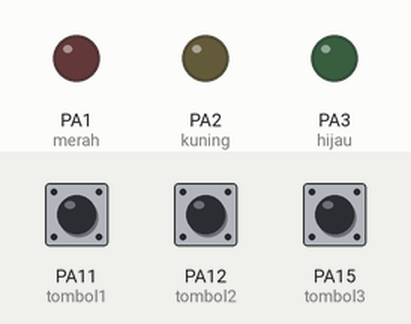
This sketch was run on a simulated STM32 Blue Pill. Shown: output pins drawn as LEDs (lit = HIGH). The test bench sets the inputs (shaded band); at power-on: PA11 (tombol1) LOW, PA12 (tombol2) LOW, PA15 (tombol3) LOW. What the sketch prints to the serial monitor is not drawn.

Above: at 1.2 s.
1.3 s: PA11 (tombol1) pulled HIGH for 0.15 s
At 1.37 s:
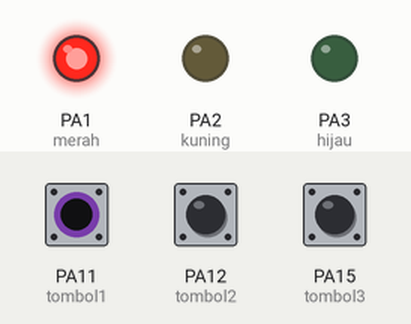
2.9 s: PA12 (tombol2) pulled HIGH for 0.15 s
At 2.97 s:
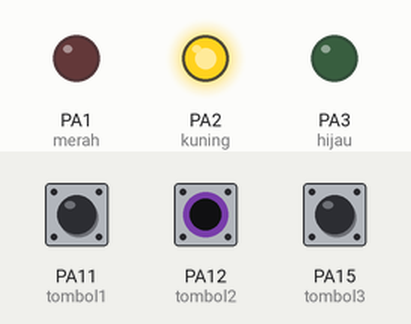
4.5 s: PA15 (tombol3) pulled HIGH for 0.15 s
At 4.57 s:
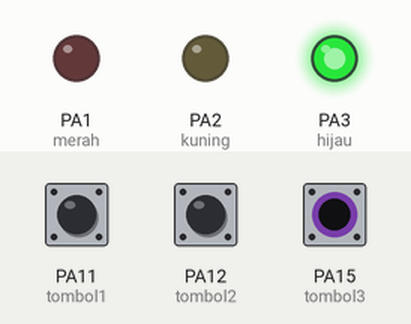
6.1 s: PA15 (tombol3) pulled HIGH for 3.2 s
At 10.1 s:
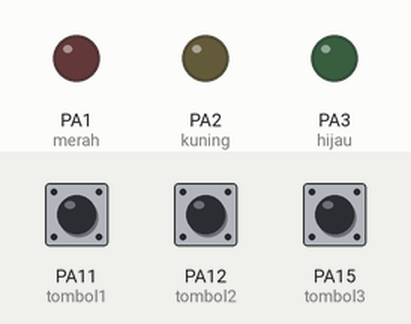
10.8 s: PA11 (tombol1) pulled HIGH for 3.2 s
At 11.2 s:
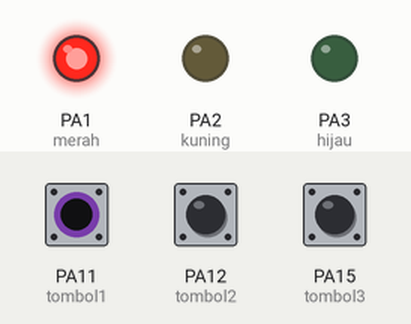
15.5 s: PA11 (tombol1) driven HIGH and PA15 (tombol3) driven HIGH
At 16.0 s:
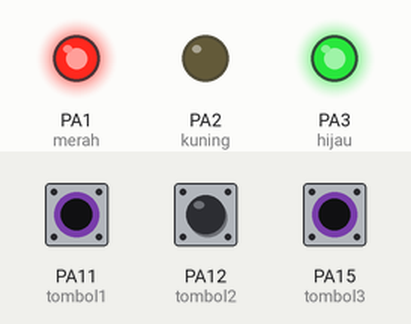
Timing chart, 0 to 18.0 s (numbered marks = the images above; inputs shaded):
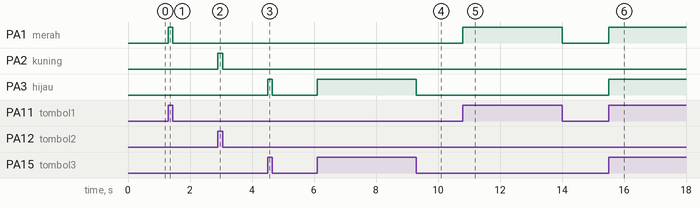

Measured:
- after the input at 1.3 s, PA1 (merah): LOW → HIGH at once, → LOW 0.15 s later
- after the input at 2.9 s, PA2 (kuning): LOW → HIGH at once, → LOW 0.15 s later
- after the input at 4.5 s, PA3 (hijau): LOW → HIGH at once, → LOW 0.15 s later
- after the input at 6.1 s, PA3 (hijau): LOW → HIGH at once, → LOW 3.2 s later
- after the input at 10.8 s, PA1 (merah): LOW → HIGH at once, → LOW 3.2 s later
- after the input at 15.5 s, PA1 (merah), PA3 (hijau): LOW → HIGH at once

The sketch:

STM32_LED.ino
```cpp
//INISIALISASI
int tombol1=PA11; //TOMBOL1 PIN PA11
int tombol2=PA12; //TOMBOL2 PIN PA12
int tombol3=PA15; //TOMBOL3 PIN PA15

int merah=PA1;  //LED MERAH PIN PA1
int kuning=PA2; //LED KUNING PIN PA2
int hijau=PA3;  //LED HIJAU PIN PA3

void setup() {
  Serial.begin(9600);
  pinMode(merah,OUTPUT);  //LED SEBAGAI OUTPUT
  pinMode(kuning,OUTPUT);
  pinMode(hijau,OUTPUT);

  pinMode(tombol1,INPUT); //TOMBOL SEBAGAI INPUT
  pinMode(tombol2,INPUT);
  pinMode(tombol3,INPUT);
}

void loop() {
  //BACA DATA
  int bacaTombol1=digitalRead(tombol1);
  int bacaTombol2=digitalRead(tombol2);
  int bacaTombol3=digitalRead(tombol3);

  //PRINT SERIAL
  Serial.print("Tombol1 :");    Serial.print(bacaTombol1);
  Serial.print(" | Tombol2 :"); Serial.print(bacaTombol2);
  Serial.print(" | Tombol3 :"); Serial.print(bacaTombol3);
  Serial.println(); //UNTUK ENTER

  //LOGIKA
  if(bacaTombol1==1){ //TOMBOL1 MENYALAKAN LED MERAH
    digitalWrite(merah,HIGH);
  }else{
    digitalWrite(merah,LOW);
  }

  if(bacaTombol2==1){ //TOMBOL2 MENYALAKAN LED KUNING
    digitalWrite(kuning,HIGH);
  }else{
    digitalWrite(kuning,LOW);
  }

  if(bacaTombol3==1){ //TOMBOL3 MENYALAKAN LED HIJAU
    digitalWrite(hijau,HIGH);
  }else{
    digitalWrite(hijau,LOW);
  }
}
```
